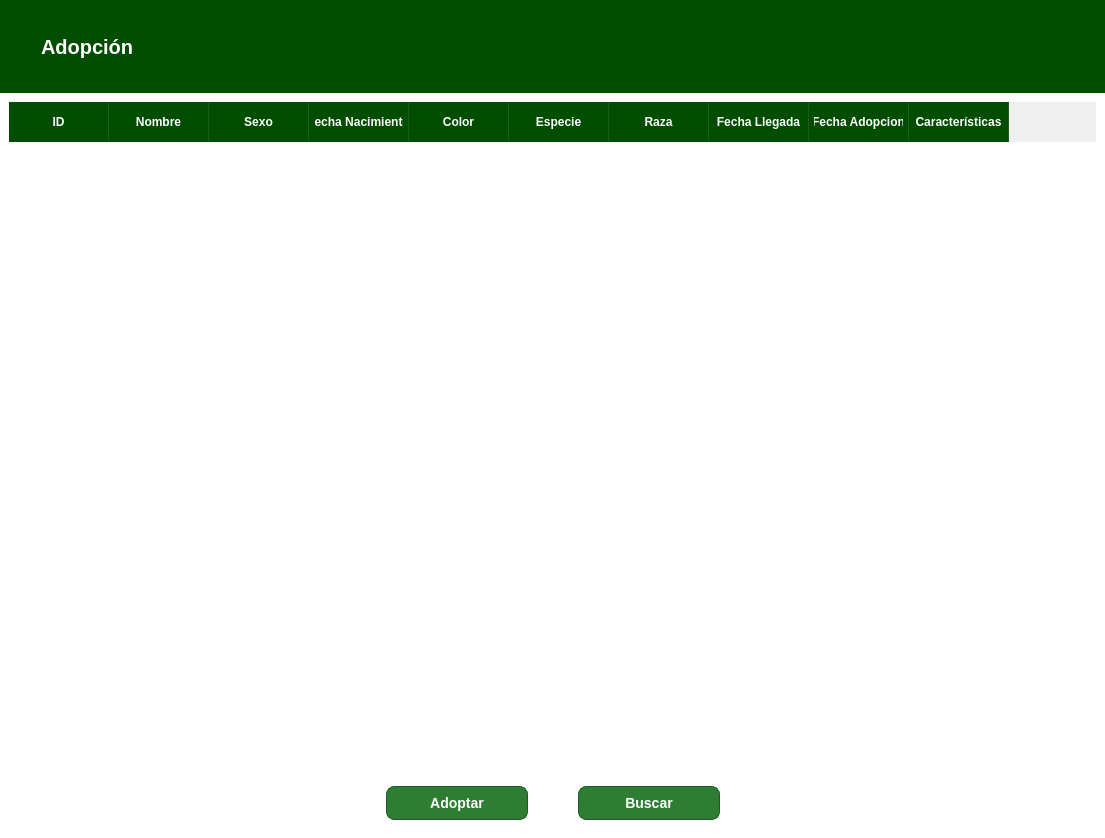
<?xml version="1.0" encoding="UTF-8"?>
<ui version="4.0">
 <class>MainWindow</class>
 <widget class="QMainWindow" name="MainWindow">
  <property name="geometry">
   <rect>
    <x>0</x>
    <y>0</y>
    <width>1105</width>
    <height>838</height>
   </rect>
  </property>
  <property name="windowTitle">
   <string>MainWindow</string>
  </property>
  <widget class="QWidget" name="centralwidget">
   <property name="styleSheet">
    <string notr="true">.QFrame {
    border: none;
    padding: 0px;
    margin: 0px;
	background-color: white;
}</string>
   </property>
   <layout class="QHBoxLayout" name="horizontalLayout" stretch="8">
    <property name="spacing">
     <number>0</number>
    </property>
    <property name="leftMargin">
     <number>0</number>
    </property>
    <property name="topMargin">
     <number>0</number>
    </property>
    <property name="rightMargin">
     <number>0</number>
    </property>
    <property name="bottomMargin">
     <number>0</number>
    </property>
    <item>
     <widget class="QFrame" name="frame">
      <property name="frameShape">
       <enum>QFrame::StyledPanel</enum>
      </property>
      <property name="frameShadow">
       <enum>QFrame::Raised</enum>
      </property>
      <layout class="QVBoxLayout" name="verticalLayout_2" stretch="1,8">
       <property name="spacing">
        <number>0</number>
       </property>
       <property name="leftMargin">
        <number>0</number>
       </property>
       <property name="topMargin">
        <number>0</number>
       </property>
       <property name="rightMargin">
        <number>0</number>
       </property>
       <property name="bottomMargin">
        <number>0</number>
       </property>
       <item>
        <widget class="QFrame" name="frame_superior">
         <property name="styleSheet">
          <string notr="true">#frame_superior{
	background-color: #004d00
}

#titulo{
	color: white; 
	font-size: 20px; 
	font-weight: bold; 
}</string>
         </property>
         <property name="frameShape">
          <enum>QFrame::StyledPanel</enum>
         </property>
         <property name="frameShadow">
          <enum>QFrame::Raised</enum>
         </property>
         <layout class="QHBoxLayout" name="horizontalLayout_4">
          <property name="leftMargin">
           <number>15</number>
          </property>
          <item>
           <widget class="QLabel" name="label_3">
            <property name="minimumSize">
             <size>
              <width>20</width>
              <height>20</height>
             </size>
            </property>
            <property name="maximumSize">
             <size>
              <width>40</width>
              <height>40</height>
             </size>
            </property>
            <property name="text">
             <string/>
            </property>
            <property name="pixmap">
             <pixmap>img/corazon2.webp</pixmap>
            </property>
            <property name="scaledContents">
             <bool>true</bool>
            </property>
           </widget>
          </item>
          <item>
           <widget class="QLabel" name="titulo">
            <property name="text">
             <string>Adopción</string>
            </property>
           </widget>
          </item>
          <item>
           <spacer name="horizontalSpacer_3">
            <property name="orientation">
             <enum>Qt::Horizontal</enum>
            </property>
            <property name="sizeHint" stdset="0">
             <size>
              <width>799</width>
              <height>20</height>
             </size>
            </property>
           </spacer>
          </item>
         </layout>
        </widget>
       </item>
       <item>
        <widget class="QFrame" name="frame_2">
         <property name="frameShape">
          <enum>QFrame::StyledPanel</enum>
         </property>
         <property name="frameShadow">
          <enum>QFrame::Raised</enum>
         </property>
         <layout class="QVBoxLayout" name="verticalLayout_3">
          <item>
           <widget class="QTableWidget" name="tabla_adopcion">
            <property name="styleSheet">
             <string notr="true">QTableWidget {
	background-color:white;
    gridline-color: #dcdcdc; /* Color de las líneas de la cuadrícula */
    border: none;
    alternate-background-color: #efefef; /* Color de las filas grises */
    selection-background-color: #a8d5a2; /* Color cuando seleccionas una fila */
    color: #333333; /* Color del texto de los datos */
}

/* Estilo de los encabezados (La parte superior verde) */
QHeaderView::section {
    background-color: #004d00; /* Verde oscuro como el de tu banner */
    color: white;
    padding: 5px;
    font-weight: bold;
    border: none;
    border-right: 1px solid #1a5e1a; /* Línea divisoria entre columnas */
    height: 30px;
}

/* Estilo para que los datos se vean más limpios */
QTableWidget::item {
    padding: 5px;
}</string>
            </property>
            <property name="editTriggers">
             <set>QAbstractItemView::NoEditTriggers</set>
            </property>
            <property name="alternatingRowColors">
             <bool>true</bool>
            </property>
            <property name="selectionBehavior">
             <enum>QAbstractItemView::SelectRows</enum>
            </property>
            <attribute name="verticalHeaderVisible">
             <bool>false</bool>
            </attribute>
            <column>
             <property name="text">
              <string>ID</string>
             </property>
            </column>
            <column>
             <property name="text">
              <string>Nombre</string>
             </property>
            </column>
            <column>
             <property name="text">
              <string>Sexo</string>
             </property>
            </column>
            <column>
             <property name="text">
              <string>Fecha Nacimiento</string>
             </property>
            </column>
            <column>
             <property name="text">
              <string>Color</string>
             </property>
            </column>
            <column>
             <property name="text">
              <string>Especie</string>
             </property>
            </column>
            <column>
             <property name="text">
              <string>Raza</string>
             </property>
            </column>
            <column>
             <property name="text">
              <string>Fecha Llegada</string>
             </property>
            </column>
            <column>
             <property name="text">
              <string>Fecha Adopcion</string>
             </property>
            </column>
            <column>
             <property name="text">
              <string>Características</string>
             </property>
            </column>
           </widget>
          </item>
          <item>
           <widget class="QFrame" name="frame_8">
            <property name="frameShape">
             <enum>QFrame::StyledPanel</enum>
            </property>
            <property name="frameShadow">
             <enum>QFrame::Raised</enum>
            </property>
            <layout class="QHBoxLayout" name="horizontalLayout_11">
             <property name="spacing">
              <number>50</number>
             </property>
             <item>
              <spacer name="horizontalSpacer_12">
               <property name="orientation">
                <enum>Qt::Horizontal</enum>
               </property>
               <property name="sizeHint" stdset="0">
                <size>
                 <width>40</width>
                 <height>20</height>
                </size>
               </property>
              </spacer>
             </item>
             <item>
              <widget class="QPushButton" name="btn_adoptar">
               <property name="styleSheet">
                <string notr="true">/* Estilo general del botón en estado normal */
QPushButton {
    background-color: #2e7d32; /* Un verde más suave y oscuro, tipo &quot;Forest Green&quot; */
    color: white; /* Texto blanco */
    border: 1px solid #1b5e20; /* Un borde sutil aún más oscuro */
    border-radius: 8px; /* Bordes redondeados modernos */
    font-size: 14px;
    font-weight: bold; /* Texto en negrita */
    padding-top: 8px; /* &quot;Aire&quot; arriba y abajo */
    padding-bottom: 8px;
    padding-left: 20px; /* &quot;Aire&quot; a los lados */
    padding-right: 20px;
    min-width: 100px; /* Ancho mínimo para que no se encoja mucho */
}

/* Efecto al pasar el ratón (Hover) */
QPushButton:hover {
    background-color: #388e3c; /* Un verde un poco más claro al hacer hover */
    border: 1px solid #2e7d32;
}

/* Efecto al hacer clic (Pressed) */
QPushButton:pressed {
    background-color: #1b5e20; /* Más oscuro aún cuando está pulsado */
    padding-top: 10px; /* Efecto sutil de presión */
    padding-bottom: 6px;
}</string>
               </property>
               <property name="text">
                <string>Adoptar</string>
               </property>
              </widget>
             </item>
             <item>
              <widget class="QPushButton" name="btn_buscar">
               <property name="styleSheet">
                <string notr="true">/* Estilo general del botón en estado normal */
QPushButton {
    background-color: #2e7d32; /* Un verde más suave y oscuro, tipo &quot;Forest Green&quot; */
    color: white; /* Texto blanco */
    border: 1px solid #1b5e20; /* Un borde sutil aún más oscuro */
    border-radius: 8px; /* Bordes redondeados modernos */
    font-size: 14px;
    font-weight: bold; /* Texto en negrita */
    padding-top: 8px; /* &quot;Aire&quot; arriba y abajo */
    padding-bottom: 8px;
    padding-left: 20px; /* &quot;Aire&quot; a los lados */
    padding-right: 20px;
    min-width: 100px; /* Ancho mínimo para que no se encoja mucho */
}

/* Efecto al pasar el ratón (Hover) */
QPushButton:hover {
    background-color: #388e3c; /* Un verde un poco más claro al hacer hover */
    border: 1px solid #2e7d32;
}

/* Efecto al hacer clic (Pressed) */
QPushButton:pressed {
    background-color: #1b5e20; /* Más oscuro aún cuando está pulsado */
    padding-top: 10px; /* Efecto sutil de presión */
    padding-bottom: 6px;
}</string>
               </property>
               <property name="text">
                <string>Buscar</string>
               </property>
              </widget>
             </item>
             <item>
              <spacer name="horizontalSpacer_13">
               <property name="orientation">
                <enum>Qt::Horizontal</enum>
               </property>
               <property name="sizeHint" stdset="0">
                <size>
                 <width>40</width>
                 <height>20</height>
                </size>
               </property>
              </spacer>
             </item>
            </layout>
           </widget>
          </item>
         </layout>
        </widget>
       </item>
      </layout>
     </widget>
    </item>
   </layout>
  </widget>
 </widget>
 <resources/>
 <connections/>
</ui>
